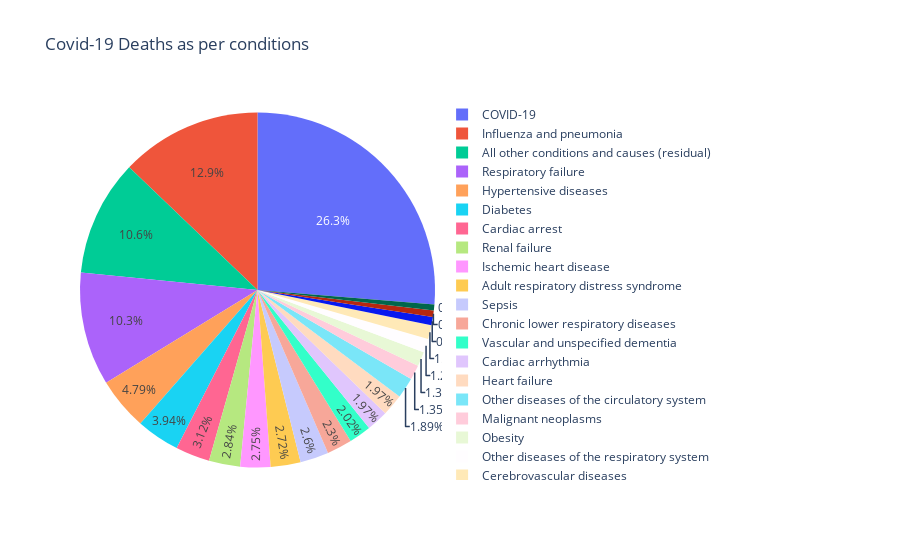

Notebook code for this chart:
### Code cell
fig = px.pie(cc2, values='COVID-19 Deaths', names='Condition', title='Covid-19 Deaths as per conditions')
fig.show()
fig.show(renderer="svg")

### Figure 1 — Plotly figure (JSON) as saved in the notebook; plotly's stock layout.template omitted (floating-point values rounded to 4 significant figures)
{"data": [{"domain": {"x": [0, 1], "y": [0, 1]}, "hovertemplate": "Condition=%{label}<br>COVID-19 Deaths=%{value}<extra></extra>", "labels": ["Influenza and pneumonia", "Chronic lower respiratory diseases", "Adult respiratory distress syndrome", "Respiratory failure", "Respiratory arrest", "Other diseases of the respiratory system", "Hypertensive diseases", "Ischemic heart disease", "Cardiac arrest", "Cardiac arrhythmia", "Heart failure", "Cerebrovascular diseases", "Other diseases of the circulatory system", "Sepsis", "Malignant neoplasms", "Diabetes", "Obesity", "Alzheimer disease", "Vascular and unspecified dementia", "Renal failure", "Intentional and unintentional injury, poisoning, and other adverse events", "All other conditions and causes (residual)", "COVID-19"], "legendgroup": "", "name": "", "showlegend": true, "type": "pie", "values": [471396, 84146, 99786, 378185, 19669, 46152, 175490, 100652, 114352, 72196, 72161, 45985, 69105, 95246, 49364, 144600, 47909, 27505, 74171, 104178, 22174, 387500, 964069]}], "layout": {"legend": {"tracegroupgap": 0}, "title": {"text": "Covid-19 Deaths as per conditions"}}}
